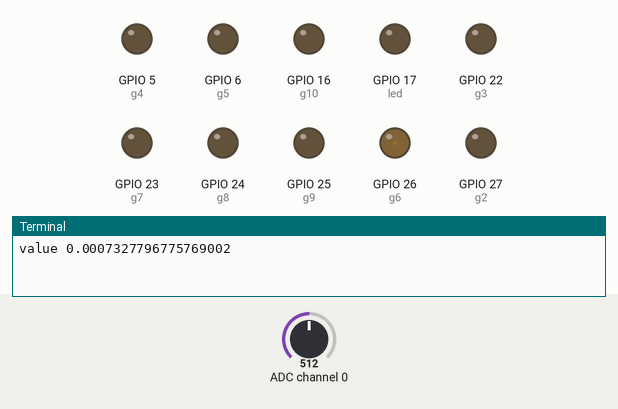
A program run on a simulated Raspberry Pi (BCM pin numbers). Shown: output pins drawn as LEDs (lit = HIGH), the last lines printed to the terminal. Inputs (shaded band) come from the test bench; at power-on: ADC channel 0 = 512 (analog values on the 0–1023 scale).

Above: at 1.2 s.
1.3 s: ADC channel 0 set to 708
At 2.3 s:
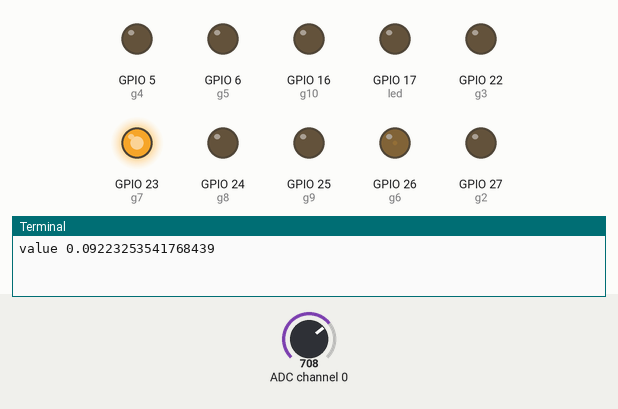
2.8 s: ADC channel 0 set to 716
At 3.8 s:
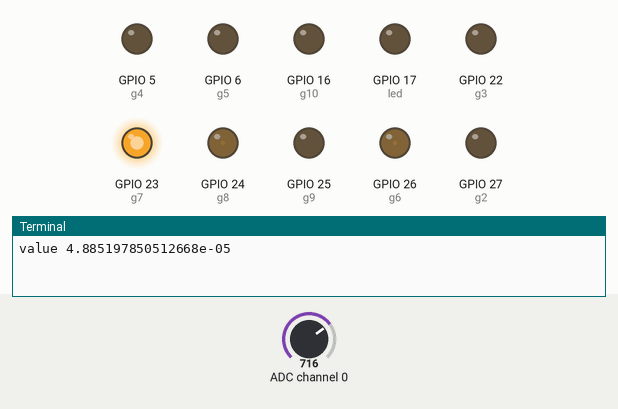
4.3 s: ADC channel 0 set to 900
At 5.3 s:
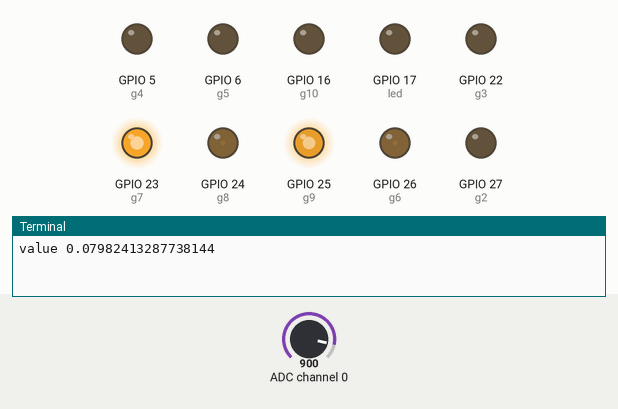
5.8 s: ADC channel 0 set to 1023
At 7.0 s:
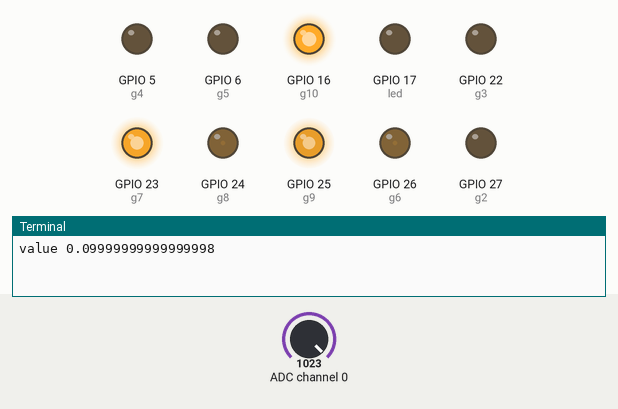
7.3 s: ADC channel 0 set to 511
At 8.5 s:
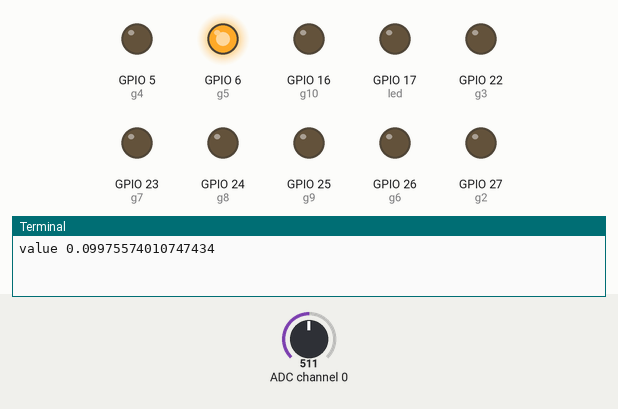
8.8 s: ADC channel 0 set to 306
At 9.9 s:
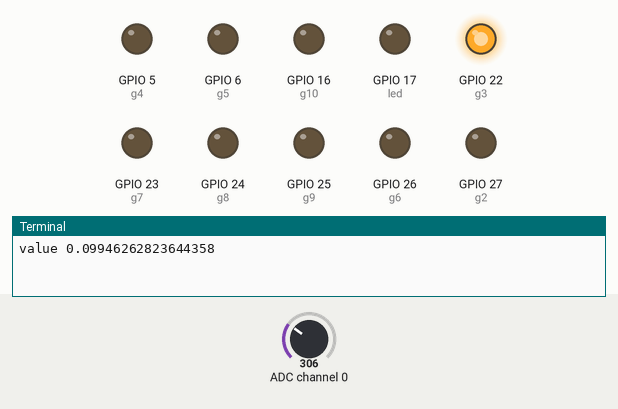
Timing chart, 0 to 11.3 s (numbered marks = the images above; inputs shaded):
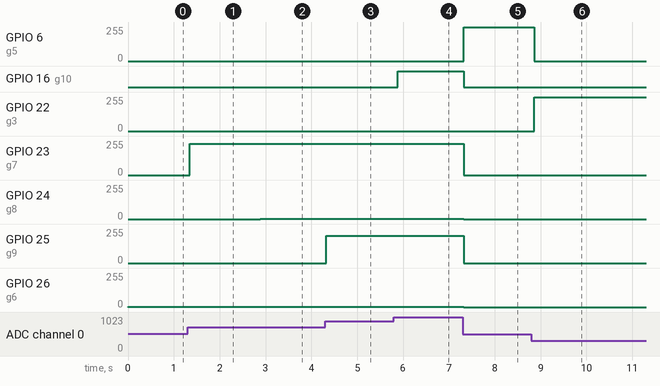

Measured:
- after the input at 1.3 s, GPIO 23 (g7): 0/255 → 235/255 at once
- after the input at 2.8 s, GPIO 24 (g8): 0/255 → 1/255 after 0.09 s
- after the input at 4.3 s, GPIO 25 (g9): 0/255 → 204/255 at once
- after the input at 5.8 s, GPIO 16 (g10): LOW → HIGH after 0.08 s
- after the input at 7.3 s, GPIO 6 (g5): 0/255 → 254/255 at once; GPIO 16 (g10): HIGH → LOW at once; GPIO 23 (g7): 235/255 → 0/255 at once; GPIO 24 (g8): 1/255 → 0/255 at once; GPIO 25 (g9): 204/255 → 0/255 at once
- after the input at 8.8 s, GPIO 6 (g5): 254/255 → 0/255 after 0.06 s; GPIO 22 (g3): 0/255 → 254/255 after 0.06 s

The program:

03_light_dimmer.py
```python
from gpiozero import PWMLED, MCP3008
from time import sleep
from operator import truediv

pot = MCP3008(0)
led = PWMLED(17)
g2 = PWMLED(27)
g3 = PWMLED(22)
g4 = PWMLED(5)

g5 = PWMLED(6)
g6 = PWMLED(26)
g7 = PWMLED(23)

g8 = PWMLED(24)
g9 = PWMLED(25)
g10 = PWMLED(16)

leds = [led, g2, g3, g4, g5, g6, g7, g8, g9, g10]


def light_up(index):
    global leds
    the_led = leds[index]
    substractor = truediv(index, 10)
    if the_led.value < 1.0:
        print('substractor: {}\npot: {}'.format(substractor, pot.value))
        v = pot.value - substractor
        if v < 0:
            v = 0
        elif v > 0.1:
            v = 0.1

        print('value {}\n\n'.format(v))
        the_led.value = v * 10

    start = index + 1

    if start < len(leds):
        for l in leds[start:]:
            l.value = 0


try:
    while True:
        if pot.value < 0.001:
            for l in leds:
                l.value = 0
        elif pot.value > 0.001 and pot.value <= 0.1:
            light_up(0)
        elif pot.value > 0.1 and pot.value <= 0.2:
            light_up(1)
        elif pot.value > 0.2 and pot.value <= 0.3:
            light_up(2)
        elif pot.value > 0.3 and pot.value <= 0.4:
            light_up(3)
        elif pot.value > 0.4 and pot.value <= 0.5:
            light_up(4)
        elif pot.value > 0.5 and pot.value <= 0.6:
            light_up(5)
        elif pot.value > 0.6 and pot.value <= 0.7:
            light_up(6)
        elif pot.value > 0.7 and pot.value <= 0.8:
            light_up(7)
        elif pot.value > 0.8 and pot.value <= 0.9:
            light_up(8)
        elif pot.value > 0.9 and pot.value <= 1.0:
            light_up(9)

        sleep(0.1)
except KeyboardInterrupt:
    print('Exiting...')
    exit()
```
